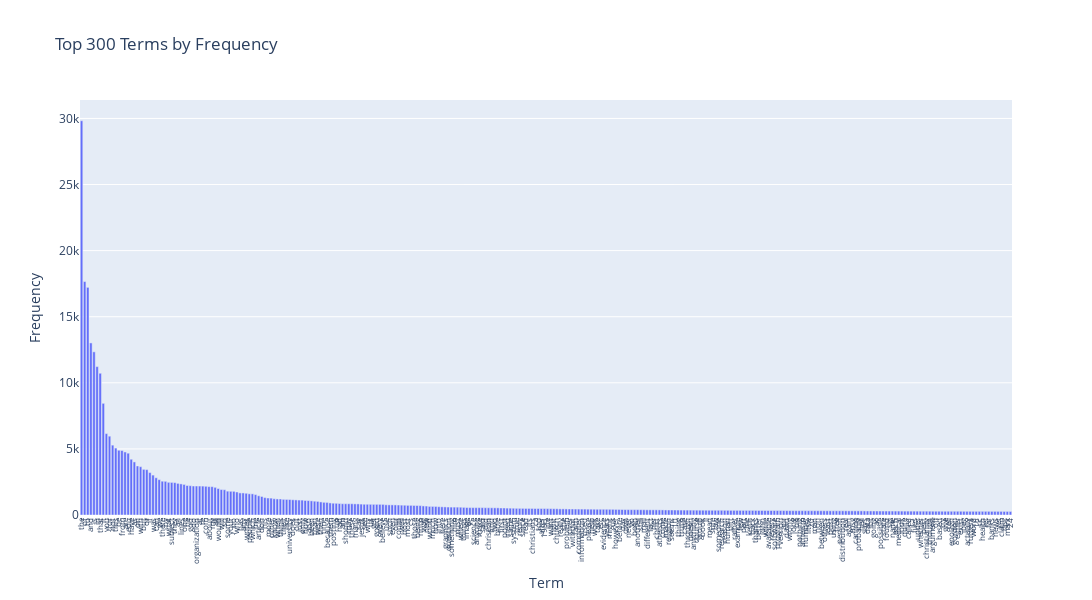

The notebook cell saved with this chart:
### Code cell
# Answer here

terms = count_vect.get_feature_names_out()
freqs = term_frequencies

# top 300 most frequent terms
top_n = 300
indices = np.argsort(freqs)[::-1][:top_n] # indices sorted freqs in ascending order, then reverse
top_terms = terms[indices]
top_freqs = freqs[indices]

# plotly bar chart
fig = px.bar(
    x = top_terms,
    y = top_freqs,
    labels = {'x': 'Term', 'y': 'Frequency'},
    title = f'Top {top_n} Terms by Frequency'
)

fig.update_xaxes(
    tickmode = 'array', # force x-axis to show
    tickvals = top_terms, # values on x-axis
    ticktext = top_terms, # labels on x-axis
    tickangle = 270,
    tickfont = dict(size = 8)
)

# adjust layout size
fig.update_layout(
    autosize = False,
    width = 2500,
    height = 600
)

fig.show()

### Figure 1 — Plotly figure (JSON) as saved in the notebook; plotly's stock layout.template omitted (floating-point values rounded to 4 significant figures; data arrays with more than 128 entries replaced by an {"elided": "..."} marker saying what was removed)
{"data": [{"hovertemplate": "Term=%{x}<br>Frequency=%{y}<extra></extra>", "legendgroup": "", "marker": {"color": "#636efa", "pattern": {"shape": ""}}, "name": "", "orientation": "v", "showlegend": false, "textposition": "auto", "type": "bar", "x": {"elided": "300 str values"}, "xaxis": "x", "y": {"elided": "300 int values"}, "yaxis": "y"}], "layout": {"autosize": false, "barmode": "relative", "height": 600, "legend": {"tracegroupgap": 0}, "title": {"text": "Top 300 Terms by Frequency"}, "width": 2500, "xaxis": {"anchor": "y", "domain": [0, 1], "tickangle": -90, "tickfont": {"size": 8}, "tickmode": "array", "ticktext": {"elided": "300 str values"}, "tickvals": {"elided": "300 str values"}, "title": {"text": "Term"}}, "yaxis": {"anchor": "x", "domain": [0, 1], "title": {"text": "Frequency"}}}}
